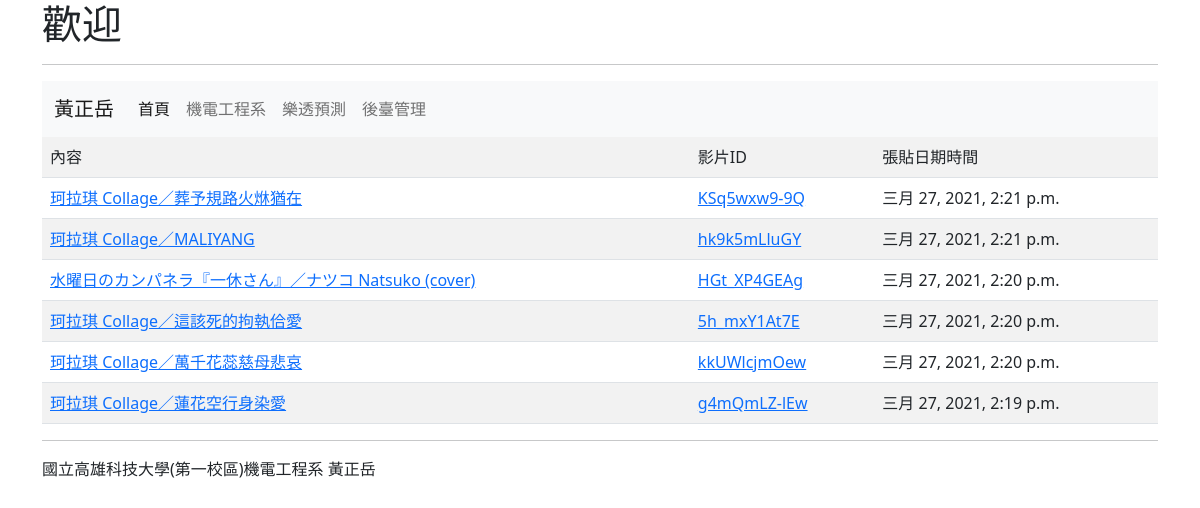
The page / on the database its author committed.
### mysite/models.py (models this page shows, shortened)
class Post(models.Model):
    title = models.CharField(max_length=200)
    vid = models.CharField(max_length=20,default="g4mQmLZ-lEw")
    pub_date = models.DateTimeField(default=timezone.now)
    class Meta:
        ordering = ('-pub_date',)

### mysite/views.py (the view)
# urls.py: path('',views.index),#回到首頁
def index(request):
    posts = models.Post.objects.all()
    return render(request, "index.html", locals())

### templates/index.html (shortened to what this page needs)
<!doctype html>
<html>
  <head>
    <link href="https://cdn.jsdelivr.net/npm/bootstrap@5.0.0-beta2/dist/css/bootstrap.min.css" rel="stylesheet">
  </head>
  <body>
      <div class="container">
       <h1>歡迎</h1>
       <hr>
       <nav class="navbar navbar-expand-lg navbar-light bg-light">
        <div class="container-fluid">
          <a class="navbar-brand" href="#">黃正岳</a>
          <div class="collapse navbar-collapse" id="navbarNavAltMarkup">
            <div class="navbar-nav">
              <a class="nav-link active" aria-current="page" href="/">首頁</a>
              <a class="nav-link" href="http://www.mae.nkfust.edu.tw/bin/home.php">機電工程系</a>
              <a class="nav-link" href="/lotto/">樂透預測</a>
              <a class="nav-link " href="/admin/" tabindex="-1" aria-disabled="true">後臺管理</a>
            </div>
          </div>
        </div>
      </nav>
        <table class="table table-striped table-hover">
          <tr><td>內容</td><td>影片ID</td><td>張貼日期時間</td></tr>
        {% for post in posts %}
          <tr>
          <td><a href='https://www.youtube.com/watch?v={{ post.vid }}'>{{ post.title }}
          </a></td>
          <td><a href='/play/{{ post.id }}'>{{ post.vid }}</a></td>
          <td>{{ post.pub_date }}</td>
          </tr>
        {% endfor %}
      </table>
      <hr>
       國立高雄科技大學(第一校區)機電工程系 黃正岳
      </div>
  </body>
</html>

### rows shown on the page
Post: title "珂拉琪 Collage／葬予規路火烌猶在", vid "KSq5wxw9-9Q", pub_date "三月 27, 2021, 2:21 p.m."
Post: title "珂拉琪 Collage／MALIYANG", vid "hk9k5mLluGY", pub_date "三月 27, 2021, 2:21 p.m."
Post: title "水曜日のカンパネラ『一休さん』／ナツコ Natsuko (cover)", vid "HGt_XP4GEAg", pub_date "三月 27, 2021, 2:20 p.m."
Post: title "珂拉琪 Collage／這該死的拘執佮愛", vid "5h_mxY1At7E", pub_date "三月 27, 2021, 2:20 p.m."
Post: title "珂拉琪 Collage／萬千花蕊慈母悲哀", vid "kkUWlcjmOew", pub_date "三月 27, 2021, 2:20 p.m."
Post: title "珂拉琪 Collage／蓮花空行身染愛", vid "g4mQmLZ-lEw", pub_date "三月 27, 2021, 2:19 p.m."
